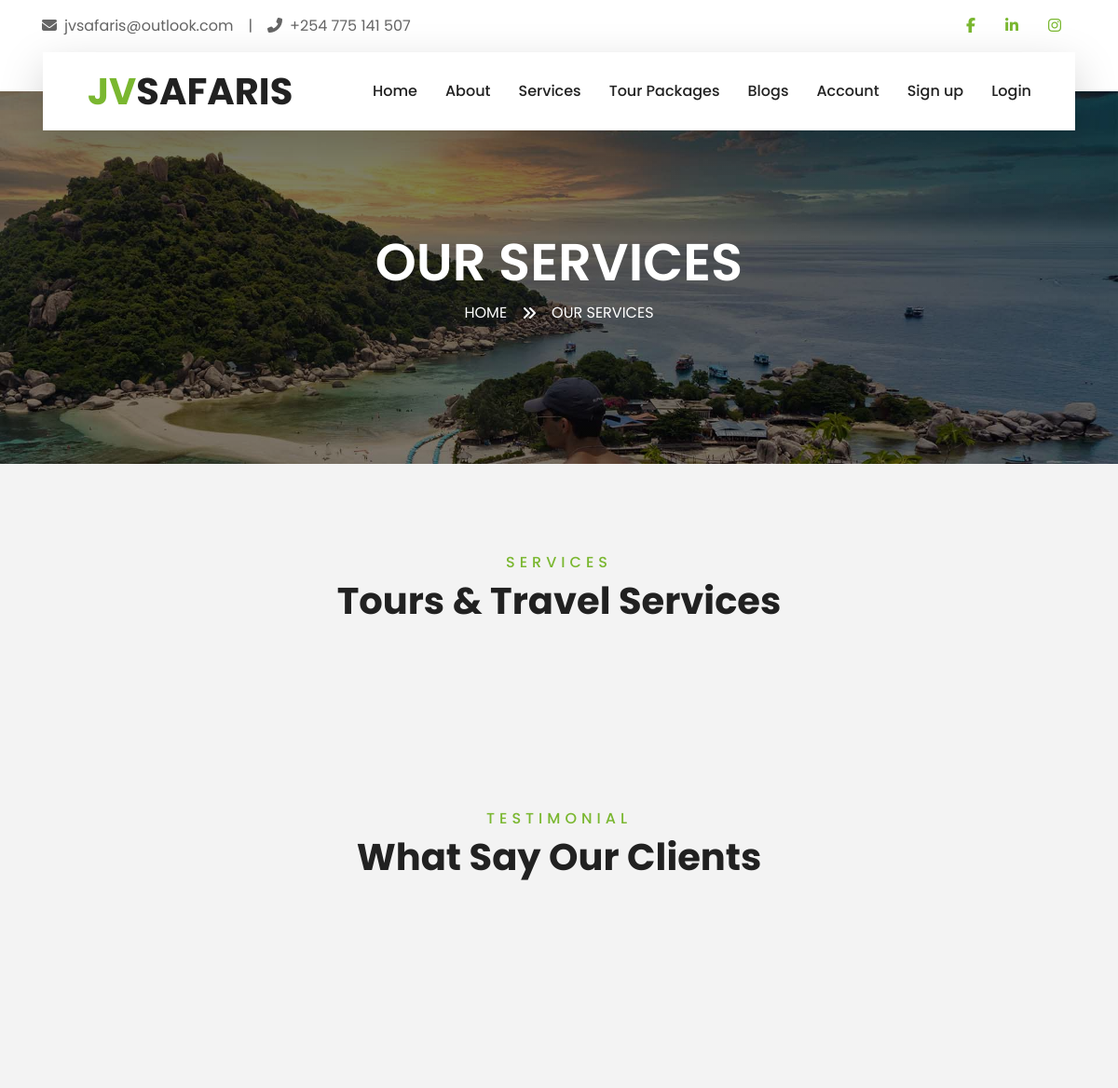
The page /services/ (upper part) on the database as committed earlier.
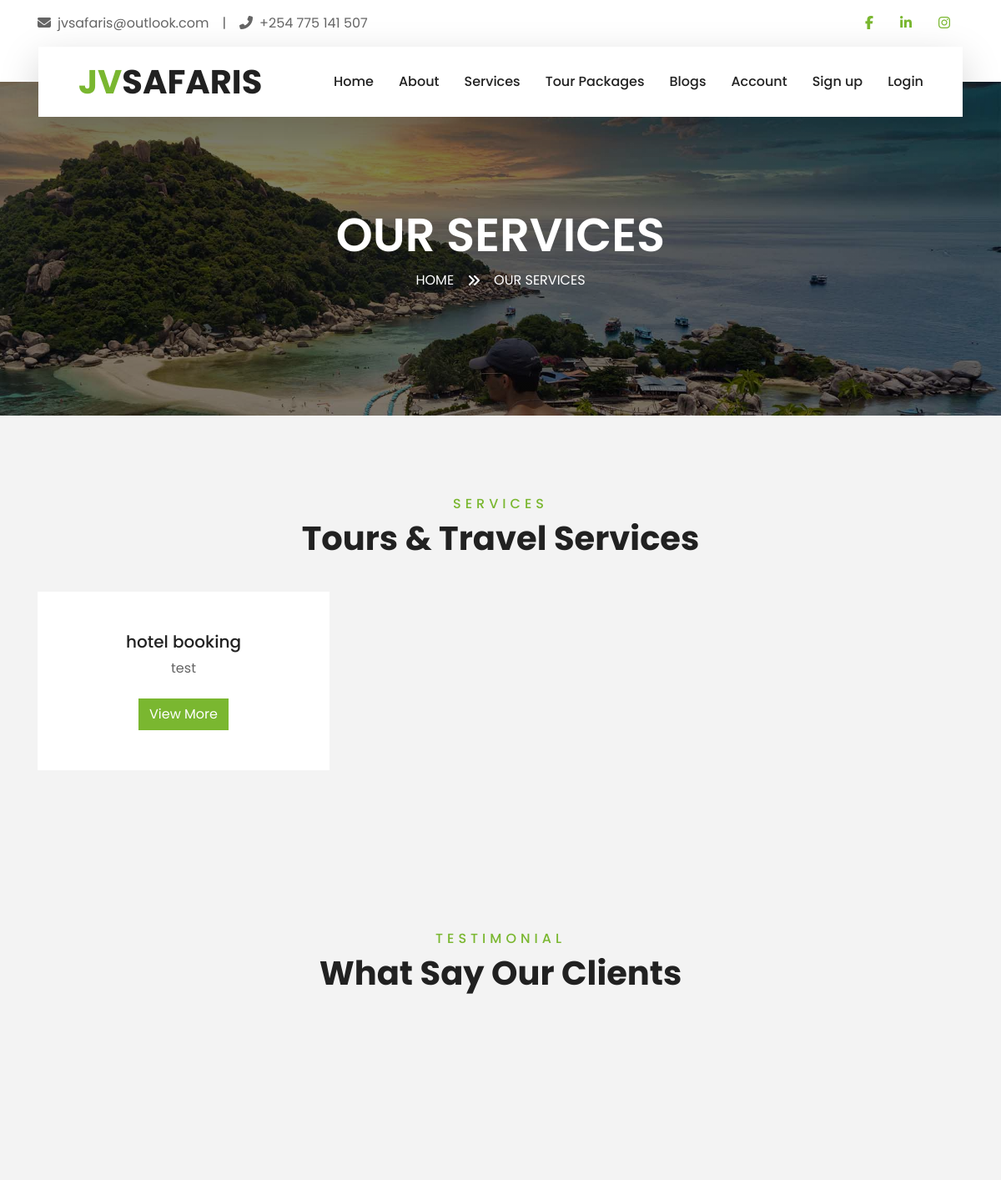
The same page on the database as committed later.
### JVSafarisMain/models.py (models this page shows, shortened)
class ServiceCategory(models.Model):
    category_name = models.CharField(max_length=400)
    category_description = models.CharField(max_length=400)

### JVSafarisMain/views.py (the view)
# urls.py: path('services/',views.services_Categories,name = 'services'),
def services_Categories(request):
    services = ServiceCategory.objects.all()
    t = Paginator(Testimonial.objects.order_by('-id').all(),10)
    testimonials = t.page(1)
    return render(request,'JVSafarisMain/service.html',{
        'services':services,
        'testimonials':testimonials
        })

### JVSafarisMain/templates/jvsafarismain/service.html (shortened to what this page needs)
{%extends 'JVSafarisMain/base.html'%}
{%load static%}
{%block pagetitle%}
Our services
{%endblock%}
{%block subtitle%}
Our Services
{%endblock%}
{%block body%}
    <div class="container-fluid py-5">
        <div class="container pt-5 pb-3">
            <div class="text-center mb-3 pb-3">
                <h6 class="text-primary text-uppercase" style="letter-spacing: 5px;">Services</h6>
                <h1>Tours & Travel Services</h1>
            </div>
            <div class="row">
             {%if services%}
             {%for service in services%}
                <div class="col-lg-4 col-md-6 mb-4">
                    <div class="service-item bg-white text-center mb-2 py-5 px-4">
                        <h5 class="mb-2">{{service.category_name}}</h5>
                        <p class="m-0">{{service.category_description}}</p>
                        <br>
                        <a href="{%url 'JVS:service-items' service.id %}"><button class="btn btn-primary">View More</button></a>
                    </div>
                </div>
                {%endfor%}
            {%endif%}
            </div>
        </div>
    </div>
     <div class="container-fluid py-5">
        <div class="container py-5">
            <div class="text-center mb-3 pb-3">
                <h6 class="text-primary text-uppercase" style="letter-spacing: 5px;">Testimonial</h6>
                <h1>What Say Our Clients</h1>
            </div>
            </div>
        </div>
    {%endblock%}

Rows that differ between the two databases and show on the page:
added ServiceCategory: category_name "hotel booking", category_description "test"
